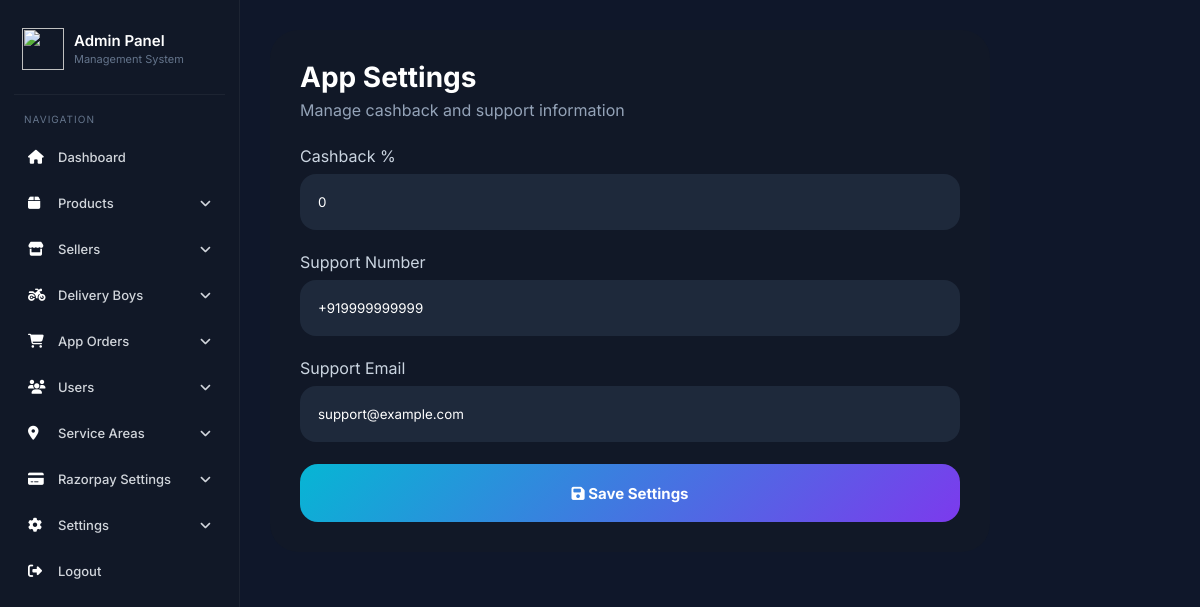
Screenshot of /Backend/admin/appsetting.php (signed in) with the database file from the repository.
### tables this page shows
CREATE TABLE `appsetting` (
  `id` int(11) NOT NULL,
  `cashbackper` int(100) NOT NULL,
  `supportnumber` varchar(20) DEFAULT NULL,
  `supportemail` varchar(255) DEFAULT NULL,
  `created_at` timestamp NULL DEFAULT current_timestamp()
);

### Backend/admin/appsetting.php (the view, shortened to what this page needs)
<?php
require_once "db.php";
$stmt=
$pdo->query(
"
SELECT *
FROM appsetting
ORDER BY id DESC
LIMIT 1
"
);
$setting=
$stmt->fetch();
?>
<!DOCTYPE html>
<html>
<head>
<link
rel="stylesheet"
href=
"https://cdnjs.cloudflare.com/ajax/libs/font-awesome/6.5.2/css/all.min.css">
</head>
<body>
<?php include "nav.php"; ?>
<div class="main">
<div class="card">
<div class="title">
App Settings
</div>
<div class="subtitle">
Manage cashback and support information
</div>
<form
method="POST">
<div class="group">
<label>
Cashback %
</label>
<input
type="number"
name="cashbackper"
value="<?= $setting["cashbackper"] ?>"
required
>
</div>
<div class="group">
<label>
Support Number
</label>
<input
type="text"
name="supportnumber"
value="<?= htmlspecialchars($setting["supportnumber"]) ?>"
>
</div>
<div class="group">
<label>
Support Email
</label>
<input
type="email"
name="supportemail"
value="<?= htmlspecialchars($setting["supportemail"]) ?>"
>
</div>
<button
name="save">
<i class="fa-solid fa-floppy-disk"></i>
Save Settings
</button>
</form>
</div>
</div>
</body>
</html>

### Backend/admin/appsetting.php (style rules this page uses)
* { margin:0; padding:0; box-sizing:border-box; font-family:Inter; }
body { background:#0f172a; color:white; }
.main { margin-left:240px; padding:30px; }
.card { max-width:720px; background:#111827; padding:30px; border-radius:28px; }
.title { font-size:28px; font-weight:700; margin-bottom:6px; }
.subtitle { color:#94a3b8; margin-bottom:26px; }
.group { margin-bottom:22px; }
label { display:block; margin-bottom:8px; color:#cbd5e1; }
input { width:100%; height:56px; background:#1e293b; border:none; outline:none; color:white; padding:0 18px; border-radius:16px; }
button { width:100%; height:58px; border:none; border-radius:18px; cursor:pointer; font-size:15px; font-weight:700; color:white; background: linear-gradient( 135deg, #06b6d4, #7c3aed ); }

### Backend/admin/nav.php (style rules this page uses)
* { margin:0; padding:0; box-sizing:border-box; font-family:'Inter',sans-serif; }
body { background:#0f172a; }

### rows the page displays
appsetting: cashbackper "0", supportnumber "+919999999999", supportemail "support@example.com"
